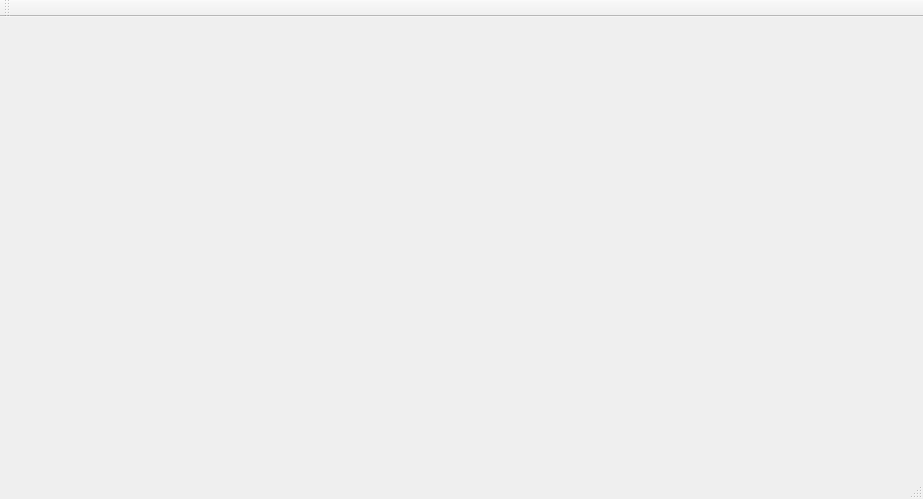
<?xml version="1.0" encoding="UTF-8"?>
<ui version="4.0">
 <class>MainWindowClass</class>
 <widget class="QMainWindow" name="MainWindowClass">
  <property name="geometry">
   <rect>
    <x>0</x>
    <y>0</y>
    <width>923</width>
    <height>499</height>
   </rect>
  </property>
  <property name="windowTitle">
   <string>MainWindow</string>
  </property>
  <widget class="QWidget" name="centralWidget">
   <layout class="QHBoxLayout" name="horizontalLayout">
    <item>
     <widget class="QWidget" name="widget_left" native="true"/>
    </item>
    <item>
     <widget class="QWidget" name="widget_right" native="true"/>
    </item>
   </layout>
  </widget>
  <widget class="QMenuBar" name="menuBar">
   <property name="geometry">
    <rect>
     <x>0</x>
     <y>0</y>
     <width>923</width>
     <height>23</height>
    </rect>
   </property>
  </widget>
  <widget class="QToolBar" name="mainToolBar">
   <attribute name="toolBarArea">
    <enum>TopToolBarArea</enum>
   </attribute>
   <attribute name="toolBarBreak">
    <bool>false</bool>
   </attribute>
  </widget>
  <widget class="QStatusBar" name="statusBar"/>
 </widget>
 <layoutdefault spacing="6" margin="11"/>
 <resources>
  <include location="CustomLayout.qrc"/>
 </resources>
 <connections/>
</ui>
